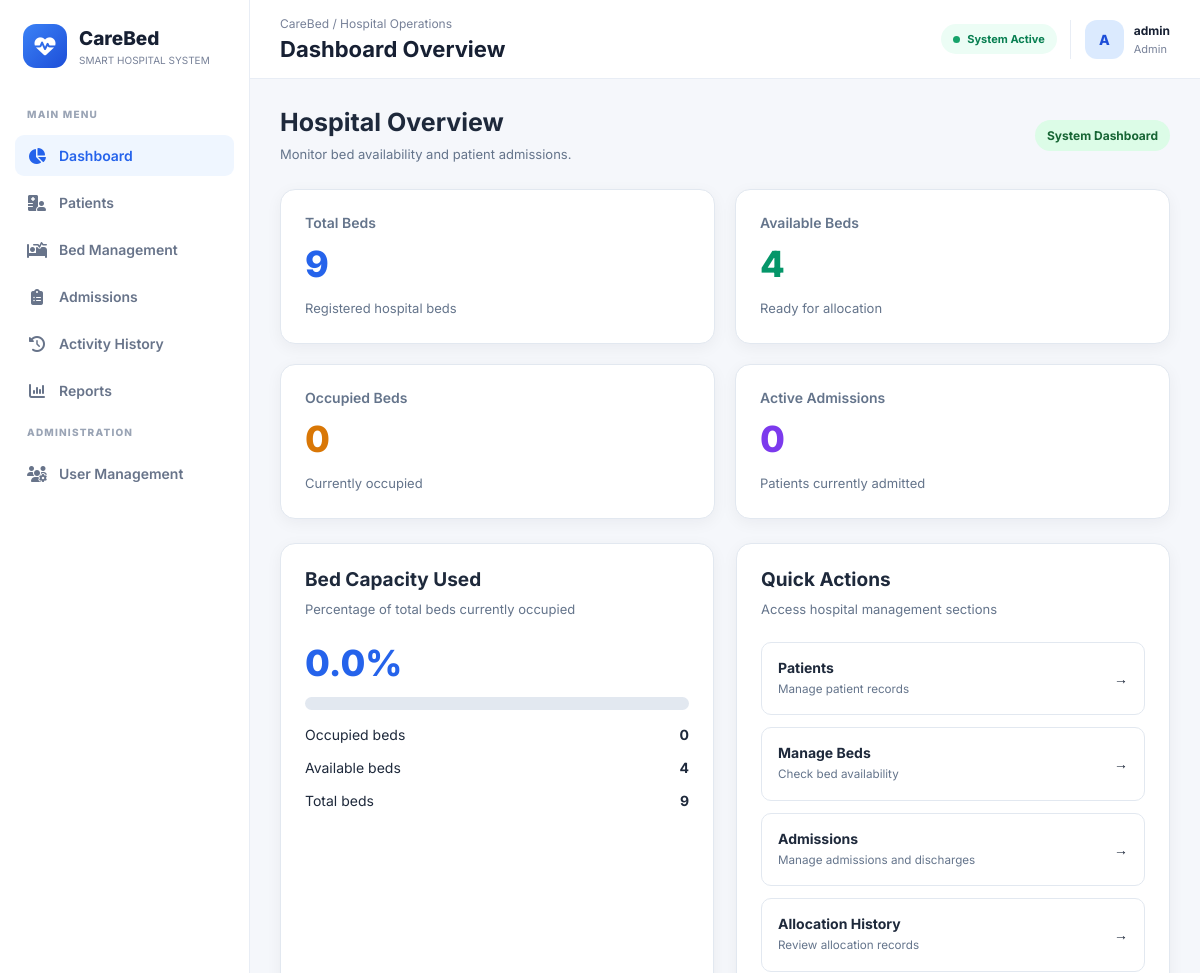
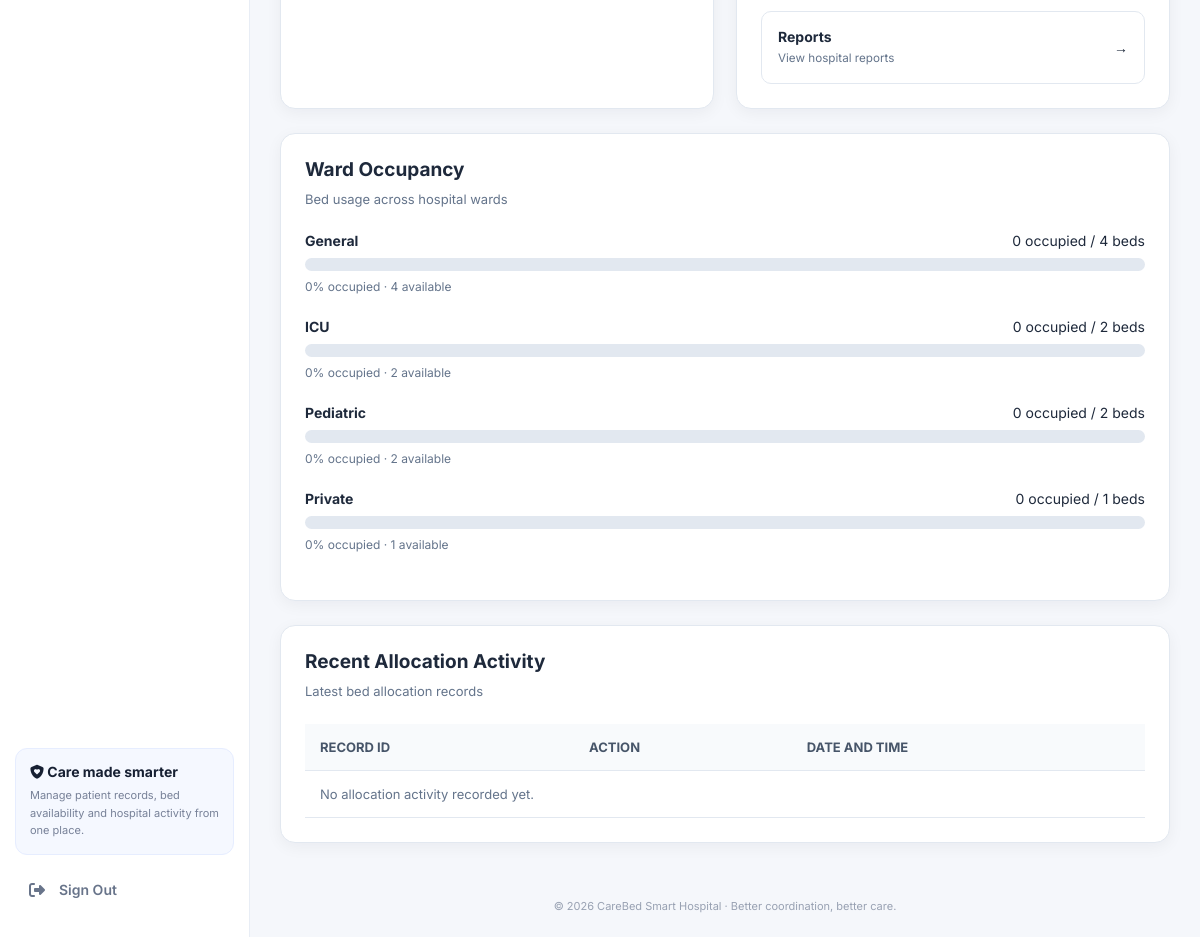
The page /dashboard (signed in) on the database its author committed (2 pictures, top to bottom).
### app.py (models this page shows, shortened)
class User(UserMixin, db.Model):
    id = db.Column(db.Integer, primary_key=True)
    username = db.Column(db.String(80), unique=True, nullable=False)
    password_hash = db.Column(db.String(255), nullable=False)
    role = db.Column(db.String(20), nullable=False, default="staff")
    created_at = db.Column(db.DateTime, default=datetime.utcnow)

### app.py (the view)
@app.route("/dashboard")
@login_required
def dashboard():
    total_beds = Bed.query.count()
    available_beds = Bed.query.filter_by(status="Available").count()
    occupied_beds = Bed.query.filter_by(status="Occupied").count()
    active_admissions = Admission.query.filter_by(status="Active").count()
    occupancy = (
        round((occupied_beds / total_beds) * 100, 1)
        if total_beds else 0
    )
    wards = (
        db.session.query(Bed.ward, db.func.count(Bed.id))
        .group_by(Bed.ward)
        .all()
    )
    ward_stats = []
    for ward, total in wards:
        occupied = Bed.query.filter_by(
            ward=ward, status="Occupied"
        ).count()
        ward_stats.append({
            "ward": ward,
            "total": total,
            "occupied": occupied,
            "available": total - occupied
        })
    recent_logs = (
        AllocationLog.query
        .order_by(AllocationLog.created_at.desc())
        .limit(6)
        .all()
    )
    return render_template(
        "dashboard.html",
        total_beds=total_beds,
        available_beds=available_beds,
        occupied_beds=occupied_beds,
        active_admissions=active_admissions,
        occupancy=occupancy,
        ward_stats=ward_stats,
        recent_logs=recent_logs
    )

### templates/dashboard.html (shortened to what this page needs)
{% extends "base.html" %}
{% block page_heading %}Dashboard Overview{% endblock %}
{% block content %}
<div class="cb-dashboard">
    <div class="cb-header">
        <div>
            <h2>Hospital Overview</h2>
            <div class="cb-muted">
                Monitor bed availability and patient admissions.
            </div>
        </div>
        <span class="cb-badge">System Dashboard</span>
    </div>
    <div class="cb-grid">
        <div class="cb-card">
            <div class="cb-label">Total Beds</div>
            <div class="cb-number blue">{{ total_beds }}</div>
            <div class="cb-muted">Registered hospital beds</div>
        </div>
        <div class="cb-card">
            <div class="cb-label">Available Beds</div>
            <div class="cb-number green">{{ available_beds }}</div>
            <div class="cb-muted">Ready for allocation</div>
        </div>
        <div class="cb-card">
            <div class="cb-label">Occupied Beds</div>
            <div class="cb-number orange">{{ occupied_beds }}</div>
            <div class="cb-muted">Currently occupied</div>
        </div>
        <div class="cb-card">
            <div class="cb-label">Active Admissions</div>
            <div class="cb-number purple">{{ active_admissions }}</div>
            <div class="cb-muted">Patients currently admitted</div>
        </div>
    </div>
    <div class="cb-panels">
        <section class="cb-card">
            <h3 class="cb-panel-title">Bed Capacity Used</h3>
            <p class="cb-panel-subtitle">
                Percentage of total beds currently occupied
            </p>
            <div class="cb-number blue">
                <span id="overall-occupancy">{{ occupancy }}</span>%
            </div>
            <div class="cb-progress"
                 role="progressbar"
                 aria-label="Overall bed occupancy"
                 aria-valuemin="0"
                 aria-valuemax="100"
                 aria-valuenow="{{ occupancy }}">
            </div>
            <div class="cb-legend">
                <span>Occupied beds</span>
                <strong>{{ occupied_beds }}</strong>
            </div>
            <div class="cb-legend">
                <span>Available beds</span>
                <strong>{{ available_beds }}</strong>
            </div>
            <div class="cb-legend">
                <span>Total beds</span>
                <strong>{{ total_beds }}</strong>
            </div>
        </section>
        <section class="cb-card">
            <h3 class="cb-panel-title">Quick Actions</h3>
            <p class="cb-panel-subtitle">
                Access hospital management sections
            </p>
            <div class="cb-actions">
                <a class="cb-action" href="{{ url_for('patients') }}">
                    <span>
                        <strong>Patients</strong>
                        <small>Manage patient records</small>
                    </span>
                    <span>→</span>
                </a>
                <a class="cb-action" href="{{ url_for('beds') }}">
                    <span>
                        <strong>Manage Beds</strong>
                        <small>Check bed availability</small>
                    </span>
                    <span>→</span>
                </a>
                <a class="cb-action" href="{{ url_for('admissions') }}">
                    <span>
                        <strong>Admissions</strong>
                        <small>Manage admissions and discharges</small>
                    </span>
                    <span>→</span>
                </a>
                <a class="cb-action" href="{{ url_for('history') }}">
                    <span>
                        <strong>Allocation History</strong>
                        <small>Review allocation records</small>
                    </span>
                    <span>→</span>
                </a>
                {% if current_user.role == 'admin' %}
                <a class="cb-action" href="{{ url_for('reports') }}">
                    <span>
                        <strong>Reports</strong>
                        <small>View hospital reports</small>
                    </span>
                    <span>→</span>
                </a>
                {% endif %}
            </div>
        </section>
    </div>
    <section class="cb-card" style="margin-bottom: 24px;">
        <h3 class="cb-panel-title">Ward Occupancy</h3>
        <p class="cb-panel-subtitle">
            Bed usage across hospital wards
        </p>
        {% for w in ward_stats %}
            {% set ward_percent = ((w.occupied / w.total) * 100) if w.total else 0 %}
            <div class="cb-ward-row">
                <div class="cb-ward-info">
                    <strong>{{ w.ward or 'Unassigned Ward' }}</strong>
                    <span>
                        {{ w.occupied }} occupied / {{ w.total }} beds
                    </span>
                </div>
                <div class="cb-progress"
                     role="progressbar"
                     aria-label="Ward occupancy"
                     aria-valuemin="0"
                     aria-valuemax="100"
                     aria-valuenow="{{ ward_percent|round|int }}">
                </div>
                <div class="cb-ward-footer">
                    {{ ward_percent|round|int }}% occupied
                    · {{ w.available }} available
                </div>
            </div>
        {% else %}
            <div class="cb-empty">
                No ward data is available yet.
            </div>
        {% endfor %}
    </section>
    <section class="cb-card">
        <h3 class="cb-panel-title">Recent Allocation Activity</h3>
        <p class="cb-panel-subtitle">
            Latest bed allocation records
        </p>
        <div class="cb-table-wrap">
            <table>
                <thead>
                    <tr>
                        <th>Record ID</th>
                        <th>Action</th>
                        <th>Date and Time</th>
                    </tr>
                </thead>
                <tbody>
                    {% for log in recent_logs %}
                    <tr>
                        <td>{{ log.id }}</td>
                        <td>{{ log.action }}</td>
                        <td>
                            {% if log.created_at %}
                                {{ log.created_at.strftime('%d %b %Y, %H:%M') }}
                            {% else %}
                                —
                            {% endif %}
                        </td>
                    </tr>
                    {% else %}
                    <tr>
                        <td colspan="3" class="cb-empty">
                            No allocation activity recorded yet.
                        </td>
                    </tr>
                    {% endfor %}
                </tbody>
            </table>
        </div>
    </section>
</div>
{% endblock %}

### templates/base.html (shortened to what this page needs)
<!DOCTYPE html>
<html lang="en">
<head>
    <link rel="stylesheet" href="https://cdnjs.cloudflare.com/ajax/libs/font-awesome/6.5.2/css/all.min.css">
</head>
<body>
    {% set ep = request.endpoint or '' %}
    <aside class="sidebar">
        <a class="brand"
           href="{{ url_for('dashboard') if current_user.is_authenticated else url_for('login') }}">
            <div class="brand-icon">
                <i class="fa-solid fa-heart-pulse"></i>
            </div>
            <div>
                <div class="brand-name">CareBed</div>
                <div class="brand-sub">SMART HOSPITAL SYSTEM</div>
            </div>
        </a>
        {% if current_user.is_authenticated %}
        <div class="nav-label">MAIN MENU</div>
        <nav>
            <a class="nav-link {{ 'active' if ep == 'dashboard' else '' }}"
               href="{{ url_for('dashboard') }}">
                <i class="fa-solid fa-chart-pie"></i> Dashboard
            </a>
            <a class="nav-link {{ 'active' if ep in ['patients', 'edit_patient'] else '' }}"
               href="{{ url_for('patients') }}">
                <i class="fa-solid fa-hospital-user"></i> Patients
            </a>
            <a class="nav-link {{ 'active' if ep in ['beds', 'toggle_bed'] else '' }}"
               href="{{ url_for('beds') }}">
                <i class="fa-solid fa-bed-pulse"></i> Bed Management
            </a>
            <a class="nav-link {{ 'active' if ep in ['admissions', 'discharge'] else '' }}"
               href="{{ url_for('admissions') }}">
                <i class="fa-solid fa-clipboard-list"></i> Admissions
            </a>
            <a class="nav-link {{ 'active' if ep == 'history' else '' }}"
               href="{{ url_for('history') }}">
                <i class="fa-solid fa-clock-rotate-left"></i> Activity History
            </a>
            {% if current_user.role == 'admin' %}
            <a class="nav-link {{ 'active' if ep in ['reports', 'export_report'] else '' }}"
               href="{{ url_for('reports') }}">
                <i class="fa-solid fa-chart-column"></i> Reports
            </a>
            <div class="nav-label">ADMINISTRATION</div>
            <a class="nav-link {{ 'active' if ep == 'users' else '' }}"
               href="{{ url_for('users') }}">
                <i class="fa-solid fa-users-gear"></i> User Management
            </a>
            {% endif %}
        </nav>
        {% endif %}
        <div class="sidebar-bottom">
            {% if current_user.is_authenticated %}
            <div class="sidebar-note">
                <strong><i class="fa-solid fa-shield-heart"></i> Care made smarter</strong>
                <p>Manage patient records, bed availability and hospital activity from one place.</p>
            </div>
            <form class="logout-form" method="POST" action="{{ url_for('logout') }}">
                <button type="submit" class="nav-link logout-button">
                    <i class="fa-solid fa-right-from-bracket"></i> Sign Out
                </button>
            </form>
            {% endif %}
        </div>
    </aside>
    <main class="main">
        <header class="topbar">
            <div>
                <div class="topbar-caption">CareBed / Hospital Operations</div>
                <h1>{% block page_heading %}Hospital Overview{% endblock %}</h1>
            </div>
            <div class="topbar-right">
                {% if current_user.is_authenticated %}
                <span class="status-pill">
                    <span class="status-dot"></span> System Active
                </span>
                <div class="profile">
                    <div class="avatar">
                        {{ (current_user.username or 'U')[0]|upper }}
                    </div>
                    <div>
                        <div class="profile-name">{{ current_user.username }}</div>
                        <div class="profile-role">
                            {{ current_user.role|default('Staff', true)|title }}
                        </div>
                    </div>
                </div>
                {% else %}
                <a class="btn btn-primary" href="{{ url_for('login') }}">
                    <i class="fa-solid fa-right-to-bracket"></i> Sign In
                </a>
                {% endif %}
            </div>
        </header>
        <section class="page-content">
            {% block content %}{% endblock %}
        </section>
        <footer class="footer">
            &copy; 2026 CareBed Smart Hospital · Better coordination, better care.
        </footer>
    </main>
</body>
</html>

### rows shown on the page
User: username "A", username "admin", role "Admin"

### other values the page prints
{{ total_beds }} "9"
{{ available_beds }} "4"
{{ occupied_beds }} "0"
{{ active_admissions }} "0"
{{ occupancy }} "0.0"
{{ w.ward or 'Unassigned Ward' }} "General" "ICU" "Pediatric" "Private"
{{ w.occupied }} "0" "0" "0" "0"
{{ w.total }} "4" "2" "2" "1"
{{ ward_percent|round|int }} "0" "0" "0" "0"
{{ w.available }} "4" "2" "2" "1"
